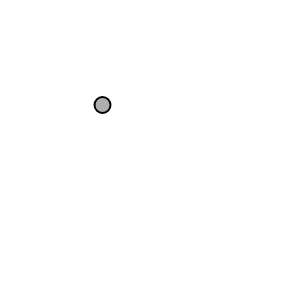
Frame 1 (no input)
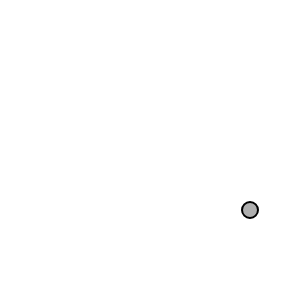
Frame 60 (no input)
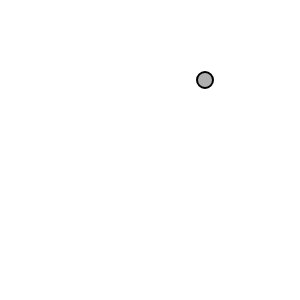
Frame 120 (the mouse pressed at the canvas centre since frame 60)

The p5.js sketch that drew these frames (run headless with seeded random() and noise() and a simulated clock; from frame 60 on, the mouse is pressed at the canvas centre):

// p5.js sketch
// ── sketch.js
 var position;
 var velocity;

function setup() {
  createCanvas(300, 300);
  background(255);
  position = createVector(100,100);
  velocity = createVector(2.5,5);
}

function draw() {
	background(255);
	position.add(velocity);

	if((position.x>width) || (position.x <0)){
		velocity.x = velocity.x * -1;
	}

	if((position.y>height) || (position.y <0)){
		velocity.y = velocity.y * -1;
	}

	stroke(0);
	strokeWeight(2);
	fill(175);
	ellipse(position.x, position.y, 16,16);

}
